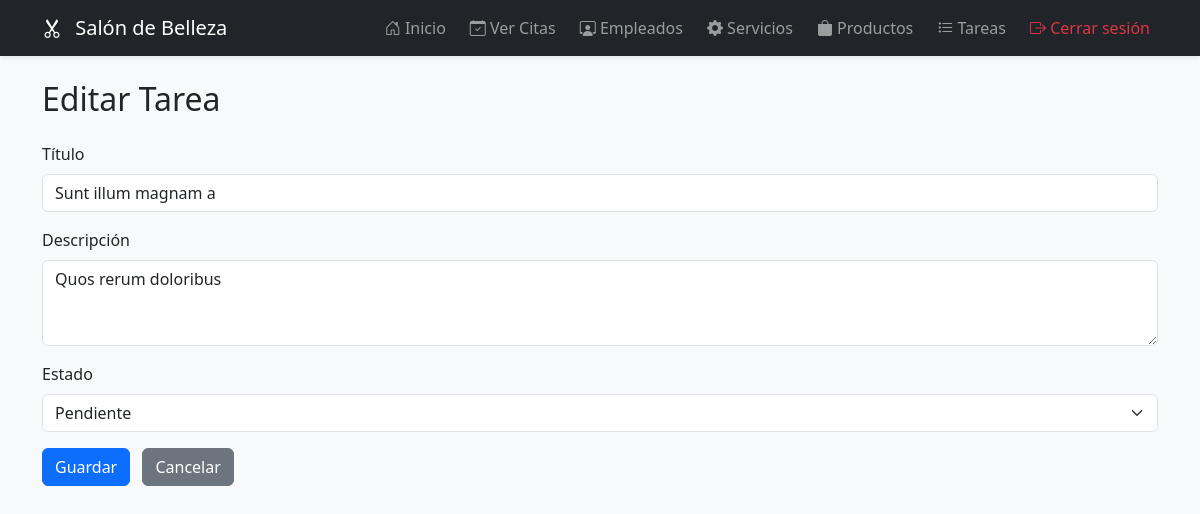
/admin/tareas/editar/6 (signed in), run on an earlier commit of the app's database.
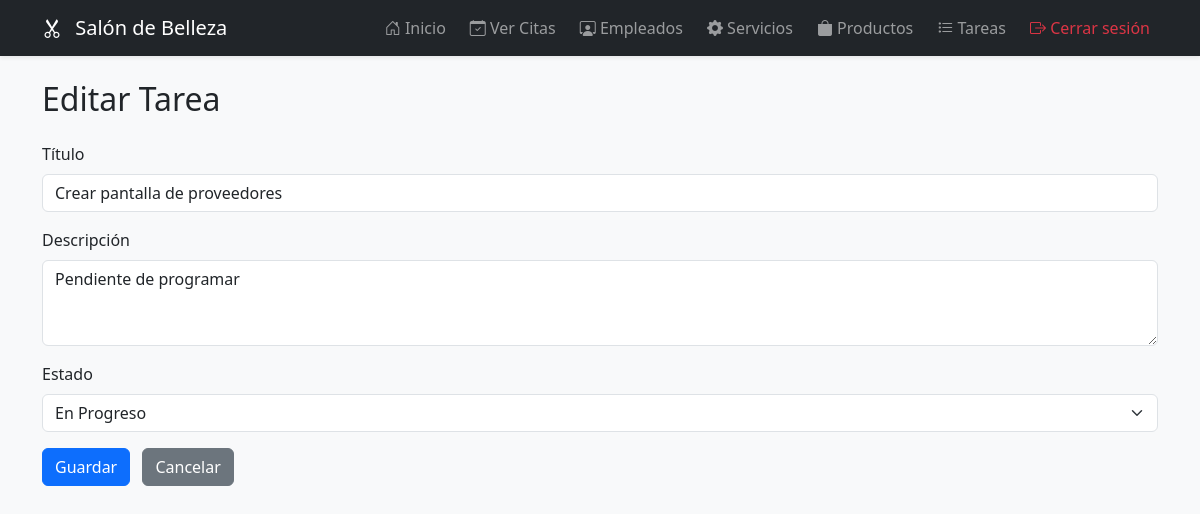
And on a later commit of the database.
### models.py (models this page shows)
class Tarea(db.Model):
    id = db.Column(db.Integer, primary_key=True)
    titulo = db.Column(db.String(100), nullable=False)
    descripcion = db.Column(db.Text, nullable=True)
    estado = db.Column(db.String(20), nullable=False, default='pendiente')  # pendiente, en_progreso, completada
    fecha_creacion = db.Column(db.DateTime, default=datetime.utcnow)

### main.py (the view, shortened to what this page needs)
@app.route('/admin/tareas/editar/<int:id>', methods=['GET', 'POST'])
@login_required  # Si usas login requerido
def editar_tarea(id):
    tarea = Tarea.query.get_or_404(id)
    return render_template('admin/editar_tarea.html', tarea=tarea)

### main.py (called while the page is built)
def login_required(f):
    @wraps(f)
    def decorated(*args, **kwargs):
        if not session.get('logged_in'):
            return redirect(url_for('login'))
        return f(*args, **kwargs)
    return decorated

### templates/admin/editar_tarea.html (shortened to what this page needs)
{% extends 'admin/layout.html' %}
{% block content %}
<h2 class="mb-4">Editar Tarea</h2>
<form method="POST" action="{{ url_for('editar_tarea', id=tarea.id) }}">
  <div class="mb-3">
    <label for="titulo" class="form-label">Título</label>
    <input type="text" class="form-control" id="titulo" name="titulo" value="{{ tarea.titulo }}" required>
  </div>
  <div class="mb-3">
    <label for="descripcion" class="form-label">Descripción</label>
    <textarea class="form-control" id="descripcion" name="descripcion" rows="3">{{ tarea.descripcion }}</textarea>
  </div>
  <div class="mb-3">
    <label for="estado" class="form-label">Estado</label>
    <select class="form-select" id="estado" name="estado" required>
      <option value="Pendiente" {% if tarea.estado == 'Pendiente' %}selected{% endif %}>Pendiente</option>
      <option value="En Progreso" {% if tarea.estado == 'En Progreso' %}selected{% endif %}>En Progreso</option>
    </select>
  </div>
  <button type="submit" class="btn btn-primary">Guardar</button>
  <a href="{{ url_for('tareas') }}" class="btn btn-secondary ms-2">Cancelar</a>
</form>
{% endblock %}

### templates/admin/layout.html (shortened to what this page needs)
<!DOCTYPE html>
<html lang="es">
<head>
    <link href="https://cdn.jsdelivr.net/npm/bootstrap@5.3.2/dist/css/bootstrap.min.css" rel="stylesheet" />
    <link href="https://cdn.jsdelivr.net/npm/bootstrap-icons@1.10.5/font/bootstrap-icons.css" rel="stylesheet" />
</head>
<body>
<nav class="navbar navbar-expand-lg navbar-dark bg-dark shadow-sm">
    <div class="container">
        <a class="navbar-brand" href="{{ url_for('index') }}">
            <i class="bi bi-scissors"></i> Salón de Belleza
        </a>
        <div class="collapse navbar-collapse justify-content-end" id="navbarNav">
            <ul class="navbar-nav gap-2">
                <li class="nav-item">
                    <a href="{{ url_for('index_admin') }}" class="nav-link">
                        <i class="bi bi-house-door"></i> Inicio
                    </a>
                </li>
                <li class="nav-item">
                    <a href="{{ url_for('citas') }}" class="nav-link">
                        <i class="bi bi-calendar-check"></i> Ver Citas
                    </a>
                </li>
                <li class="nav-item">
                    <a href="{{ url_for('empleados') }}" class="nav-link">
                        <i class="bi bi-person-workspace"></i> Empleados
                    </a>
                </li>
                <li class="nav-item">
                    <a href="{{ url_for('servicios') }}" class="nav-link">
                        <i class="bi bi-gear-fill"></i> Servicios
                    </a>
                </li>
                <li class="nav-item">
                    <a href="{{ url_for('admin_productos') }}" class="nav-link">
                        <i class="bi bi-bag-fill"></i> Productos
                    </a>
                </li>
                <li class="nav-item">
                <a href="{{ url_for('tareas') }}" class="nav-link">
        <i class="bi bi-list-task"></i> Tareas
    </a>
</li>
                {% if session.get('logged_in') %}
                <li class="nav-item">
                    <a href="{{ url_for('logout') }}" class="nav-link text-danger">
                        <i class="bi bi-box-arrow-right"></i> Cerrar sesión
                    </a>
                </li>
                {% else %}
                <li class="nav-item">
                    <a href="{{ url_for('login') }}" class="nav-link text-success">
                        <i class="bi bi-box-arrow-in-right"></i> Iniciar sesión
                    </a>
                </li>
                {% endif %}
            </ul>
        </div>
    </div>
</nav>
<div class="container py-4">
    {% block content %}{% endblock %}
</div>
</body>
</html>

### templates/admin/layout.html (style rules this page uses)
body { background-color: #f8f9fa; }
.navbar-brand i { margin-right: 8px; }

What changed in the data, as far as the page shows it:
changed Tarea: titulo "Sunt illum magnam a" → "Crear pantalla de proveedores"; descripcion "Quos rerum doloribus" → "Pendiente de programar"; estado "Pendiente" → "En Progreso"
